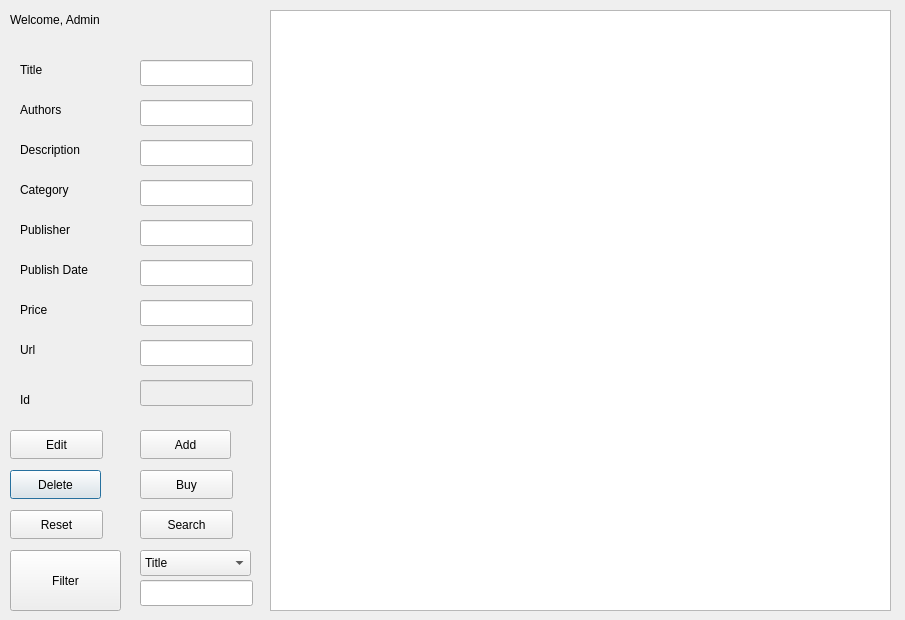
<?xml version="1.0" encoding="UTF-8"?>
<ui version="4.0">
 <class>adminLogin</class>
 <widget class="QDialog" name="adminLogin">
  <property name="geometry">
   <rect>
    <x>0</x>
    <y>0</y>
    <width>905</width>
    <height>620</height>
   </rect>
  </property>
  <property name="windowTitle">
   <string>Dialog</string>
  </property>
  <widget class="QLabel" name="label">
   <property name="geometry">
    <rect>
     <x>10</x>
     <y>10</y>
     <width>121</width>
     <height>20</height>
    </rect>
   </property>
   <property name="text">
    <string>Welcome, Admin</string>
   </property>
  </widget>
  <widget class="QPushButton" name="adminDeleteButton">
   <property name="geometry">
    <rect>
     <x>10</x>
     <y>470</y>
     <width>91</width>
     <height>29</height>
    </rect>
   </property>
   <property name="text">
    <string>Delete</string>
   </property>
  </widget>
  <widget class="QPushButton" name="adminAddButton">
   <property name="geometry">
    <rect>
     <x>140</x>
     <y>430</y>
     <width>91</width>
     <height>29</height>
    </rect>
   </property>
   <property name="text">
    <string>Add</string>
   </property>
  </widget>
  <widget class="QPushButton" name="adminEditButton">
   <property name="geometry">
    <rect>
     <x>10</x>
     <y>430</y>
     <width>93</width>
     <height>29</height>
    </rect>
   </property>
   <property name="text">
    <string>Edit</string>
   </property>
  </widget>
  <widget class="QTableView" name="adminTableView">
   <property name="geometry">
    <rect>
     <x>270</x>
     <y>10</y>
     <width>621</width>
     <height>601</height>
    </rect>
   </property>
  </widget>
  <widget class="QPushButton" name="adminFilterButton">
   <property name="geometry">
    <rect>
     <x>10</x>
     <y>550</y>
     <width>111</width>
     <height>61</height>
    </rect>
   </property>
   <property name="text">
    <string>Filter</string>
   </property>
  </widget>
  <widget class="QComboBox" name="adminComboBox">
   <property name="geometry">
    <rect>
     <x>140</x>
     <y>550</y>
     <width>111</width>
     <height>26</height>
    </rect>
   </property>
   <item>
    <property name="text">
     <string>Title</string>
    </property>
   </item>
   <item>
    <property name="text">
     <string>Authors</string>
    </property>
   </item>
   <item>
    <property name="text">
     <string>Category</string>
    </property>
   </item>
   <item>
    <property name="text">
     <string>Publisher</string>
    </property>
   </item>
  </widget>
  <widget class="QLineEdit" name="adminFilterLineEdit">
   <property name="geometry">
    <rect>
     <x>140</x>
     <y>580</y>
     <width>113</width>
     <height>26</height>
    </rect>
   </property>
  </widget>
  <widget class="QLineEdit" name="adminIndexLineEdit">
   <property name="enabled">
    <bool>false</bool>
   </property>
   <property name="geometry">
    <rect>
     <x>140</x>
     <y>380</y>
     <width>113</width>
     <height>26</height>
    </rect>
   </property>
   <property name="readOnly">
    <bool>false</bool>
   </property>
  </widget>
  <widget class="QLabel" name="label_2">
   <property name="geometry">
    <rect>
     <x>20</x>
     <y>60</y>
     <width>63</width>
     <height>20</height>
    </rect>
   </property>
   <property name="text">
    <string>Title</string>
   </property>
  </widget>
  <widget class="QLabel" name="label_3">
   <property name="geometry">
    <rect>
     <x>20</x>
     <y>100</y>
     <width>63</width>
     <height>20</height>
    </rect>
   </property>
   <property name="text">
    <string>Authors</string>
   </property>
  </widget>
  <widget class="QLabel" name="label_4">
   <property name="geometry">
    <rect>
     <x>20</x>
     <y>140</y>
     <width>81</width>
     <height>20</height>
    </rect>
   </property>
   <property name="text">
    <string>Description</string>
   </property>
  </widget>
  <widget class="QLabel" name="label_5">
   <property name="geometry">
    <rect>
     <x>20</x>
     <y>180</y>
     <width>71</width>
     <height>20</height>
    </rect>
   </property>
   <property name="text">
    <string>Category</string>
   </property>
  </widget>
  <widget class="QLabel" name="label_6">
   <property name="geometry">
    <rect>
     <x>20</x>
     <y>220</y>
     <width>63</width>
     <height>20</height>
    </rect>
   </property>
   <property name="text">
    <string>Publisher</string>
   </property>
  </widget>
  <widget class="QLabel" name="label_7">
   <property name="geometry">
    <rect>
     <x>20</x>
     <y>260</y>
     <width>91</width>
     <height>20</height>
    </rect>
   </property>
   <property name="text">
    <string>Publish Date</string>
   </property>
  </widget>
  <widget class="QLabel" name="label_8">
   <property name="geometry">
    <rect>
     <x>20</x>
     <y>300</y>
     <width>63</width>
     <height>20</height>
    </rect>
   </property>
   <property name="text">
    <string>Price</string>
   </property>
  </widget>
  <widget class="QLabel" name="label_9">
   <property name="geometry">
    <rect>
     <x>20</x>
     <y>340</y>
     <width>63</width>
     <height>20</height>
    </rect>
   </property>
   <property name="text">
    <string>Url</string>
   </property>
  </widget>
  <widget class="QLineEdit" name="adminTitleLineEdit">
   <property name="geometry">
    <rect>
     <x>140</x>
     <y>60</y>
     <width>113</width>
     <height>26</height>
    </rect>
   </property>
  </widget>
  <widget class="QLineEdit" name="adminAuthorsLineEdit">
   <property name="geometry">
    <rect>
     <x>140</x>
     <y>100</y>
     <width>113</width>
     <height>26</height>
    </rect>
   </property>
  </widget>
  <widget class="QLineEdit" name="adminDescriptionLineEdit">
   <property name="geometry">
    <rect>
     <x>140</x>
     <y>140</y>
     <width>113</width>
     <height>26</height>
    </rect>
   </property>
  </widget>
  <widget class="QLineEdit" name="adminCategoryLineEdit">
   <property name="geometry">
    <rect>
     <x>140</x>
     <y>180</y>
     <width>113</width>
     <height>26</height>
    </rect>
   </property>
  </widget>
  <widget class="QLineEdit" name="adminPublisherLineEdit">
   <property name="geometry">
    <rect>
     <x>140</x>
     <y>220</y>
     <width>113</width>
     <height>26</height>
    </rect>
   </property>
  </widget>
  <widget class="QLineEdit" name="adminPublisDateLineEdit">
   <property name="geometry">
    <rect>
     <x>140</x>
     <y>260</y>
     <width>113</width>
     <height>26</height>
    </rect>
   </property>
  </widget>
  <widget class="QLineEdit" name="adminPriceLineEdit">
   <property name="geometry">
    <rect>
     <x>140</x>
     <y>300</y>
     <width>113</width>
     <height>26</height>
    </rect>
   </property>
  </widget>
  <widget class="QLineEdit" name="adminUrlLineEdit">
   <property name="geometry">
    <rect>
     <x>140</x>
     <y>340</y>
     <width>113</width>
     <height>26</height>
    </rect>
   </property>
  </widget>
  <widget class="QLabel" name="label_10">
   <property name="geometry">
    <rect>
     <x>20</x>
     <y>390</y>
     <width>63</width>
     <height>20</height>
    </rect>
   </property>
   <property name="text">
    <string>Id</string>
   </property>
  </widget>
  <widget class="QPushButton" name="adminBuyButton">
   <property name="geometry">
    <rect>
     <x>140</x>
     <y>470</y>
     <width>93</width>
     <height>29</height>
    </rect>
   </property>
   <property name="text">
    <string>Buy</string>
   </property>
  </widget>
  <widget class="QPushButton" name="adminResetButton">
   <property name="geometry">
    <rect>
     <x>10</x>
     <y>510</y>
     <width>93</width>
     <height>29</height>
    </rect>
   </property>
   <property name="text">
    <string>Reset</string>
   </property>
  </widget>
  <widget class="QPushButton" name="searchButton">
   <property name="geometry">
    <rect>
     <x>140</x>
     <y>510</y>
     <width>93</width>
     <height>29</height>
    </rect>
   </property>
   <property name="text">
    <string>Search</string>
   </property>
  </widget>
 </widget>
 <resources/>
 <connections/>
</ui>
